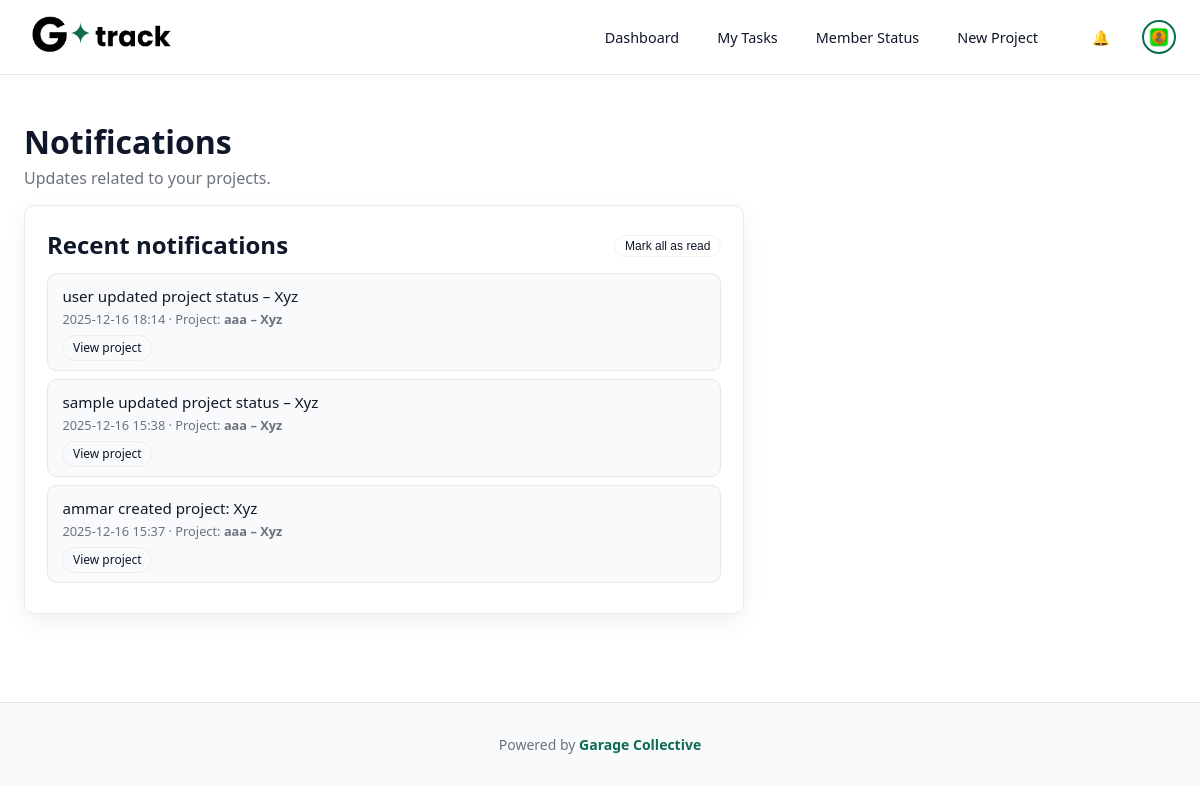
The page /notifications/ (signed in) on the database its author committed.
### board/models.py (models this page shows, shortened)
class Notification(models.Model):
    user = models.ForeignKey(
        settings.AUTH_USER_MODEL,
        on_delete=models.CASCADE,
        related_name="notifications",
    )
    verb = models.CharField(max_length=255)  # what happened
    project = models.ForeignKey(
        "Project",
        on_delete=models.CASCADE,
        null=True,
        blank=True,
        related_name="notifications",
    )
    is_read = models.BooleanField(default=False)
    created_at = models.DateTimeField(auto_now_add=True)
    class Meta:
        ordering = ["-created_at"]

class Project(models.Model):
    name = models.CharField(max_length=100)
    key = models.CharField(
        max_length=10,
        unique=True,                      # keep this if you want each key only once
        help_text="Short code, e.g. CRM",
    )
    description = models.TextField(blank=True)
    owner = models.ForeignKey(
        User,
        related_name="owned_projects",
        on_delete=models.CASCADE,
    )
    issue_date = models.DateField(null=True, blank=True)
    deadline_date = models.DateField(null=True, blank=True)
    sop = models.TextField(
        blank=True,
        help_text="Step-by-step SOP for this project.",
    )
    reference_url = models.URLField(
        blank=True,
        null=True,
        help_text="Optional: link to docs / design / folder for this project.",
    )
    members = models.ManyToManyField(
        User,
        related_name="projects",
        blank=True,
        help_text="Team members who can see this project.",
    )
    department = models.CharField(
        max_length=50,
        choices=Profile.DEPARTMENT_CHOICES,
        blank=True,
        null=True,
        help_text="Department this project belongs to",
    )
    created_at = models.DateTimeField(auto_now_add=True)
    class Meta:
        ordering = ["name"]

### board/views.py (the view, shortened to what this page needs)
# urls.py: path("notifications/", NotificationListView.as_view(), name="notifications"),
class NotificationListView(LoginRequiredMixin, ListView):
    model = Notification
    template_name = "board/notifications.html"
    context_object_name = "notifications"
    def get_queryset(self):
        return (
            Notification.objects
            .filter(user=self.request.user)
            .select_related("project")
        )

### board/context_processors.py (called while the page is built)
def user_issue_counts(request):
    if not request.user.is_authenticated:
        return {}
    today = timezone.localdate()
    overdue = Issue.objects.filter(
        assignee=request.user,
        due_date__lt=today
    ).exclude(status="DONE").count()
    open_issues = Issue.objects.filter(
        assignee=request.user
    ).exclude(status="DONE").count()
    return {
        "nav_overdue_count": overdue,
        "nav_open_issue_count": open_issues,
    }

def notifications_context(request):
    if request.user.is_authenticated:
        count = Notification.objects.filter(
            user=request.user,
            is_read=False
        ).count()
    else:
        count = 0
    return {"unread_notifications_count": count}

### board/templates/board/notifications.html (shortened to what this page needs)
{% extends "base.html" %}
{% block content %}
<h1 class="page-title">Notifications</h1>
<p class="page-subtitle">Updates related to your projects.</p>
<section class="card" style="max-width: 720px;">
  <div style="display:flex; justify-content: space-between; align-items:center; margin-bottom: 0.75rem;">
    <h2 style="margin:0;">Recent notifications</h2>
    {% if notifications %}
      <form method="post" style="margin:0;">
        <button type="submit" class="btn-chip">
          Mark all as read
        </button>
      </form>
    {% endif %}
  </div>
  {% if notifications %}
    <ul class="notification-list">
      {% for n in notifications %}
        <li class="notification-item {% if not n.is_read %}notification-unread{% endif %}">
          <div class="notification-main-row">
            <div class="notification-text">
              {{ n.verb }}
            </div>
          </div>
          <div class="notification-meta">
            {{ n.created_at|date:"Y-m-d H:i" }}
            {% if n.project %}
              · Project: <strong>{{ n.project.key }} – {{ n.project.name }}</strong>
            {% endif %}
          </div>
          {% if n.project %}
            <div class="notification-actions">
              <a href="{% url 'project_board' n.project.pk %}" class="btn-chip">
                View project
              </a>
            </div>
          {% endif %}
        </li>
      {% endfor %}
    </ul>
  {% else %}
    <p class="empty">No notifications yet.</p>
  {% endif %}
</section>
{% endblock %}

### static/css/style.css (style rules this page uses)
:root { --bg: #ffffff; --bg-elevated: #f8fafc; --card: #ffffff; --card-contrast: #f3f4f6; --accent: #0D6B50; --accent-soft: rgba(22, 163, 74, 0.08); --text: #0f172a; --muted: #6b7280; --danger: #ef4444; --border: #e6e9ee; --shadow: 0 8px 24px rgba(15, 23, 42, 0.06); }
* { box-sizing: border-box; }
body { margin: 0; font-family: system-ui, -apple-system, BlinkMacSystemFont, "Segoe UI", sans-serif; background: linear-gradient(180deg, #ffffff 0%, #f8fafc 100%); color: var(--text); -webkit-font-smoothing: antialiased; -moz-osx-font-smoothing: grayscale; }
a { color: var(--accent); text-decoration: none; }
.card { background: var(--card); border-radius: 0.75rem; padding: 1.25rem 1.5rem; border: 1px solid var(--border); box-shadow: var(--shadow); color: var(--text); }
.card h1, .card h2 { margin-top: 0; }
.page-title { margin-bottom: 0.25rem; color: var(--text); }
.page-subtitle { margin-top: 0; color: var(--muted); }
.btn-chip { border: 1px solid rgba(14, 20, 32, 0.06); border-radius: 999px; padding: 0.2rem 0.6rem; background: transparent; color: var(--text); font-size: 0.75rem; cursor: pointer; }
.card { padding: 20px; background: var(--card); border-radius: 10px; }
.card { margin-bottom: 1.5rem; }
.card form { max-width: 900px; margin: 0; padding: 0; }
.card { padding: 22px; }

### templates/base.html (style rules this page uses)
body { background: #ffffff !important; color: #111 !important; }
.notification-list { list-style: none; margin: 0; padding: 0; }
.notification-item { padding: 0.75rem 0.9rem; border-radius: 0.6rem; margin-bottom: 0.55rem; background: #f9fafb; border: 1px solid #e5e7eb; transition: box-shadow 0.12s ease, border-color 0.12s ease, transform 0.08s ease; }
.notification-main-row { display: flex; justify-content: space-between; align-items: center; gap: 0.75rem; }
.notification-text { font-size: 0.95rem; font-weight: 500; color: #111827; }
.notification-meta { margin-top: 0.25rem; font-size: 0.8rem; color: #6b7280; }
.notification-actions { margin-top: 0.45rem; }

### rows shown on the page
Notification: verb "user updated project status – Xyz", created_at "2025-12-16 18:14", project.key "aaa", project.name "Xyz", shows "View project"
Notification: verb "sample updated project status – Xyz", created_at "2025-12-16 15:38", project.key "aaa", project.name "Xyz", shows "View project"
Notification: verb "ammar created project: Xyz", created_at "2025-12-16 15:37", project.key "aaa", project.name "Xyz", shows "View project"
